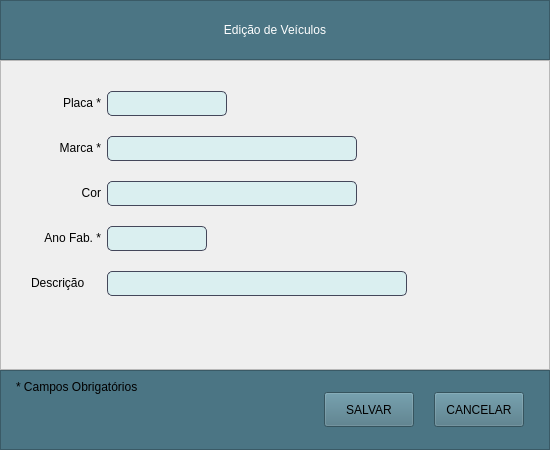
<?xml version="1.0" encoding="UTF-8"?>
<ui version="4.0">
 <class>Janela_Veiculo_Edicao</class>
 <widget class="QMainWindow" name="Janela_Veiculo_Edicao">
  <property name="windowModality">
   <enum>Qt::ApplicationModal</enum>
  </property>
  <property name="geometry">
   <rect>
    <x>0</x>
    <y>0</y>
    <width>550</width>
    <height>450</height>
   </rect>
  </property>
  <property name="minimumSize">
   <size>
    <width>550</width>
    <height>450</height>
   </size>
  </property>
  <property name="maximumSize">
   <size>
    <width>550</width>
    <height>450</height>
   </size>
  </property>
  <property name="windowTitle">
   <string>MainWindow</string>
  </property>
  <widget class="QWidget" name="centralwidget">
   <layout class="QVBoxLayout" name="verticalLayout">
    <property name="spacing">
     <number>0</number>
    </property>
    <property name="leftMargin">
     <number>0</number>
    </property>
    <property name="topMargin">
     <number>0</number>
    </property>
    <property name="rightMargin">
     <number>0</number>
    </property>
    <property name="bottomMargin">
     <number>0</number>
    </property>
    <item>
     <widget class="QFrame" name="frame">
      <property name="minimumSize">
       <size>
        <width>0</width>
        <height>60</height>
       </size>
      </property>
      <property name="maximumSize">
       <size>
        <width>16777215</width>
        <height>60</height>
       </size>
      </property>
      <property name="styleSheet">
       <string notr="true">background-color: rgb(75, 117, 132);</string>
      </property>
      <property name="frameShape">
       <enum>QFrame::StyledPanel</enum>
      </property>
      <property name="frameShadow">
       <enum>QFrame::Raised</enum>
      </property>
      <layout class="QHBoxLayout" name="horizontalLayout_2">
       <item>
        <widget class="QLabel" name="label_titulo">
         <property name="styleSheet">
          <string notr="true">font: 87 12pt &quot;Arial Black&quot;;
color: rgb(255, 255, 255);</string>
         </property>
         <property name="text">
          <string>Edição de Veículos</string>
         </property>
         <property name="alignment">
          <set>Qt::AlignCenter</set>
         </property>
        </widget>
       </item>
      </layout>
     </widget>
    </item>
    <item>
     <widget class="QFrame" name="frame_2">
      <property name="minimumSize">
       <size>
        <width>70</width>
        <height>0</height>
       </size>
      </property>
      <property name="styleSheet">
       <string notr="true">QLineEdit, QTextEdit{
	border-radius: 5px;
	border: 0.5px solid #44475a;
	font:11pt &quot;MS Shell Dlg 2&quot;;
	padding: 1px;
	background-color: #DAEFF0;
}
QLabel{
	font: 75 11pt &quot;Arial&quot;;
}
QComboBox{
	font: 9pt &quot;MS Shell Dlg 2&quot;;
}
QDateEdit{
	font: 9pt &quot;MS Shell Dlg 2&quot;;
}
QLineEdit:focus{
	border: 1.5px solid #44475a;
}</string>
      </property>
      <property name="frameShape">
       <enum>QFrame::StyledPanel</enum>
      </property>
      <property name="frameShadow">
       <enum>QFrame::Raised</enum>
      </property>
      <layout class="QFormLayout" name="formLayout">
       <property name="verticalSpacing">
        <number>20</number>
       </property>
       <property name="leftMargin">
        <number>30</number>
       </property>
       <property name="topMargin">
        <number>30</number>
       </property>
       <item row="0" column="0">
        <widget class="QLabel" name="label_4">
         <property name="minimumSize">
          <size>
           <width>70</width>
           <height>0</height>
          </size>
         </property>
         <property name="text">
          <string>Placa *</string>
         </property>
         <property name="alignment">
          <set>Qt::AlignRight|Qt::AlignTrailing|Qt::AlignVCenter</set>
         </property>
        </widget>
       </item>
       <item row="0" column="1">
        <widget class="QLineEdit" name="placa">
         <property name="minimumSize">
          <size>
           <width>120</width>
           <height>25</height>
          </size>
         </property>
         <property name="maximumSize">
          <size>
           <width>120</width>
           <height>25</height>
          </size>
         </property>
         <property name="maxLength">
          <number>7</number>
         </property>
         <property name="clearButtonEnabled">
          <bool>true</bool>
         </property>
        </widget>
       </item>
       <item row="1" column="0">
        <widget class="QLabel" name="label_2">
         <property name="minimumSize">
          <size>
           <width>70</width>
           <height>0</height>
          </size>
         </property>
         <property name="text">
          <string>Marca *</string>
         </property>
         <property name="alignment">
          <set>Qt::AlignRight|Qt::AlignTrailing|Qt::AlignVCenter</set>
         </property>
        </widget>
       </item>
       <item row="1" column="1">
        <widget class="QLineEdit" name="marca">
         <property name="minimumSize">
          <size>
           <width>250</width>
           <height>25</height>
          </size>
         </property>
         <property name="maximumSize">
          <size>
           <width>250</width>
           <height>25</height>
          </size>
         </property>
         <property name="clearButtonEnabled">
          <bool>true</bool>
         </property>
        </widget>
       </item>
       <item row="2" column="0">
        <widget class="QLabel" name="label_3">
         <property name="minimumSize">
          <size>
           <width>70</width>
           <height>0</height>
          </size>
         </property>
         <property name="text">
          <string>Cor</string>
         </property>
         <property name="alignment">
          <set>Qt::AlignRight|Qt::AlignTrailing|Qt::AlignVCenter</set>
         </property>
        </widget>
       </item>
       <item row="2" column="1">
        <widget class="QLineEdit" name="cor">
         <property name="minimumSize">
          <size>
           <width>250</width>
           <height>25</height>
          </size>
         </property>
         <property name="maximumSize">
          <size>
           <width>250</width>
           <height>25</height>
          </size>
         </property>
         <property name="clearButtonEnabled">
          <bool>true</bool>
         </property>
        </widget>
       </item>
       <item row="3" column="0">
        <widget class="QLabel" name="label_5">
         <property name="minimumSize">
          <size>
           <width>70</width>
           <height>0</height>
          </size>
         </property>
         <property name="text">
          <string>Ano Fab. *</string>
         </property>
         <property name="alignment">
          <set>Qt::AlignRight|Qt::AlignTrailing|Qt::AlignVCenter</set>
         </property>
        </widget>
       </item>
       <item row="3" column="1">
        <widget class="QLineEdit" name="ano_fab">
         <property name="minimumSize">
          <size>
           <width>100</width>
           <height>25</height>
          </size>
         </property>
         <property name="maximumSize">
          <size>
           <width>100</width>
           <height>25</height>
          </size>
         </property>
         <property name="inputMask">
          <string>9999</string>
         </property>
         <property name="clearButtonEnabled">
          <bool>true</bool>
         </property>
        </widget>
       </item>
       <item row="4" column="0">
        <widget class="QLabel" name="label_6">
         <property name="text">
          <string>Descrição</string>
         </property>
        </widget>
       </item>
       <item row="4" column="1">
        <widget class="QLineEdit" name="desc">
         <property name="minimumSize">
          <size>
           <width>300</width>
           <height>25</height>
          </size>
         </property>
         <property name="maximumSize">
          <size>
           <width>300</width>
           <height>25</height>
          </size>
         </property>
         <property name="clearButtonEnabled">
          <bool>true</bool>
         </property>
        </widget>
       </item>
      </layout>
     </widget>
    </item>
    <item>
     <widget class="QFrame" name="frame_3">
      <property name="minimumSize">
       <size>
        <width>0</width>
        <height>80</height>
       </size>
      </property>
      <property name="maximumSize">
       <size>
        <width>16777215</width>
        <height>80</height>
       </size>
      </property>
      <property name="styleSheet">
       <string notr="true">background-color: rgb(75, 117, 132);</string>
      </property>
      <property name="frameShape">
       <enum>QFrame::StyledPanel</enum>
      </property>
      <property name="frameShadow">
       <enum>QFrame::Raised</enum>
      </property>
      <layout class="QHBoxLayout" name="horizontalLayout">
       <property name="spacing">
        <number>20</number>
       </property>
       <property name="leftMargin">
        <number>15</number>
       </property>
       <property name="rightMargin">
        <number>25</number>
       </property>
       <item>
        <widget class="QLabel" name="label">
         <property name="styleSheet">
          <string notr="true">font: 75 11pt &quot;MS Shell Dlg 2&quot;;</string>
         </property>
         <property name="text">
          <string>* Campos Obrigatórios</string>
         </property>
         <property name="alignment">
          <set>Qt::AlignLeading|Qt::AlignLeft|Qt::AlignTop</set>
         </property>
        </widget>
       </item>
       <item>
        <spacer name="horizontalSpacer">
         <property name="orientation">
          <enum>Qt::Horizontal</enum>
         </property>
         <property name="sizeHint" stdset="0">
          <size>
           <width>337</width>
           <height>57</height>
          </size>
         </property>
        </spacer>
       </item>
       <item>
        <widget class="QPushButton" name="botao_salvar">
         <property name="minimumSize">
          <size>
           <width>90</width>
           <height>35</height>
          </size>
         </property>
         <property name="maximumSize">
          <size>
           <width>90</width>
           <height>35</height>
          </size>
         </property>
         <property name="styleSheet">
          <string notr="true">QPushButton{
	font: 87 8pt &quot;Arial Black&quot;;
	border: 0.5px solid #44475a;
	border-radius: 10px;
	color: rgb(255, 255, 255);
	background-color: #44475a;
}
QPushButton:hover{
	background-color: #4f5368;
}font: 9pt &quot;MS Shell Dlg 2&quot;;

</string>
         </property>
         <property name="text">
          <string>SALVAR</string>
         </property>
        </widget>
       </item>
       <item>
        <widget class="QPushButton" name="botao_cancelar">
         <property name="sizePolicy">
          <sizepolicy hsizetype="Fixed" vsizetype="Fixed">
           <horstretch>0</horstretch>
           <verstretch>0</verstretch>
          </sizepolicy>
         </property>
         <property name="minimumSize">
          <size>
           <width>90</width>
           <height>35</height>
          </size>
         </property>
         <property name="maximumSize">
          <size>
           <width>90</width>
           <height>35</height>
          </size>
         </property>
         <property name="styleSheet">
          <string notr="true">QPushButton{
	font: 87 8pt &quot;Arial Black&quot;;
	border: 0.5px solid #44475a;
	border-radius: 10px;
	color: rgb(255, 255, 255);
	background-color: #44475a;
}
QPushButton:hover{
	background-color: #4f5368;
}font: 9pt &quot;MS Shell Dlg 2&quot;;</string>
         </property>
         <property name="text">
          <string>CANCELAR</string>
         </property>
        </widget>
       </item>
      </layout>
     </widget>
    </item>
   </layout>
  </widget>
 </widget>
 <tabstops>
  <tabstop>botao_salvar</tabstop>
  <tabstop>botao_cancelar</tabstop>
 </tabstops>
 <resources/>
 <connections/>
</ui>
